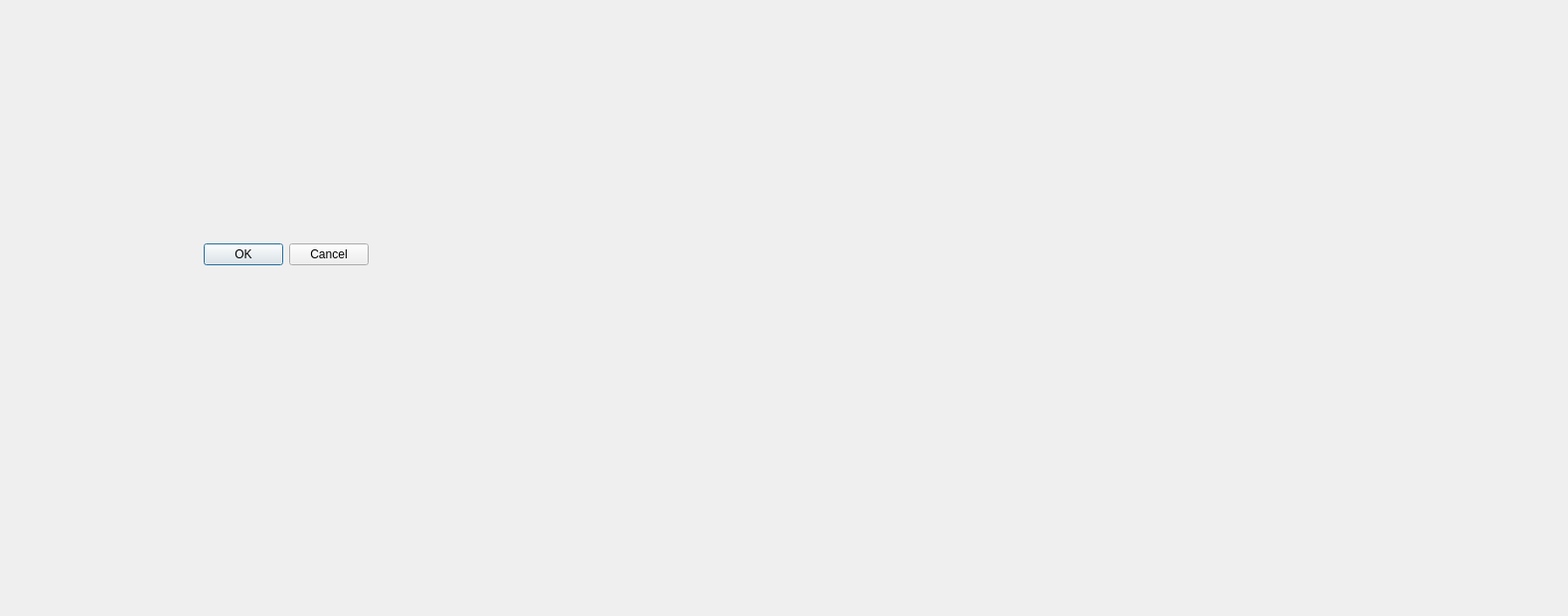
<?xml version="1.0" encoding="UTF-8"?>
<ui version="4.0">
 <class>personnel</class>
 <widget class="QDialog" name="personnel">
  <property name="geometry">
   <rect>
    <x>0</x>
    <y>0</y>
    <width>1578</width>
    <height>620</height>
   </rect>
  </property>
  <property name="windowTitle">
   <string>Dialog</string>
  </property>
  <widget class="QDialogButtonBox" name="buttonBox">
   <property name="geometry">
    <rect>
     <x>30</x>
     <y>240</y>
     <width>341</width>
     <height>32</height>
    </rect>
   </property>
   <property name="orientation">
    <enum>Qt::Orientation::Horizontal</enum>
   </property>
   <property name="standardButtons">
    <set>QDialogButtonBox::StandardButton::Cancel|QDialogButtonBox::StandardButton::Ok</set>
   </property>
  </widget>
 </widget>
 <resources/>
 <connections>
  <connection>
   <sender>buttonBox</sender>
   <signal>accepted()</signal>
   <receiver>personnel</receiver>
   <slot>accept()</slot>
   <hints>
    <hint type="sourcelabel">
     <x>248</x>
     <y>254</y>
    </hint>
    <hint type="destinationlabel">
     <x>157</x>
     <y>274</y>
    </hint>
   </hints>
  </connection>
  <connection>
   <sender>buttonBox</sender>
   <signal>rejected()</signal>
   <receiver>personnel</receiver>
   <slot>reject()</slot>
   <hints>
    <hint type="sourcelabel">
     <x>316</x>
     <y>260</y>
    </hint>
    <hint type="destinationlabel">
     <x>286</x>
     <y>274</y>
    </hint>
   </hints>
  </connection>
 </connections>
</ui>
